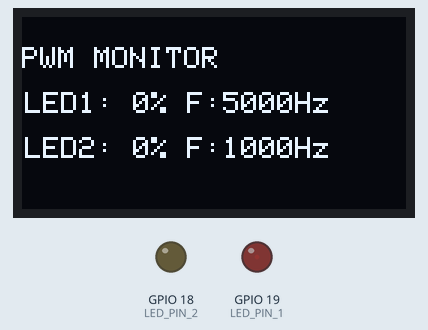
Recording of a program running on a simulated ESP32. Parts: 128×64 one-colour display, output pins drawn as LEDs (lit = HIGH). What the program prints to the serial monitor is not drawn.

Above: at 0.1 s.
At 9.94 s:
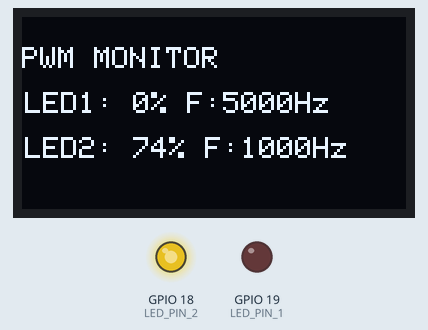
At 19.94 s:
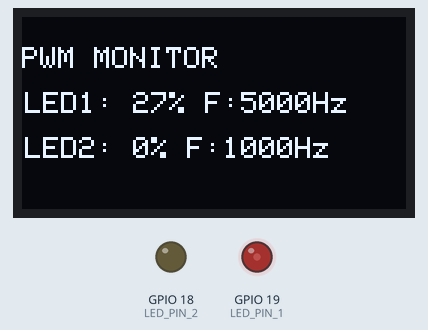
At 39.72 s:
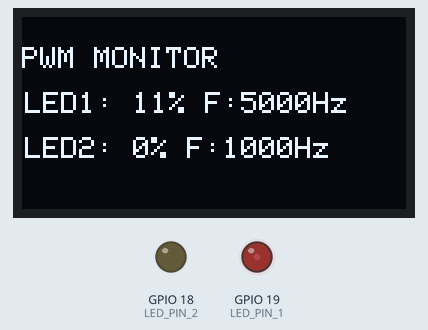
Timing chart, 0 to 40.0 s (numbered marks = the images above):
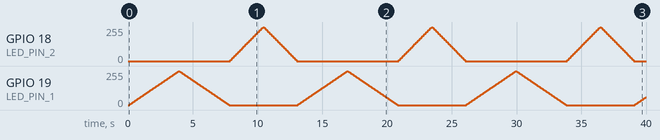

The program:

main.cpp
```cpp
//Baria Shafiq
//24_NTU_CS_FL_1099
// Arduino ke bunyadi functions (delay, Serial, ledc wagera) ke liye
#include <Arduino.h>
// [ADDED #8] OLED ke liye 3 libraries
#include <Wire.h>
#include <Adafruit_GFX.h>
#include <Adafruit_SSD1306.h>

// [CHANGED #1] LED 1 (red) -> GPIO 19, LED 2 (yellow) -> GPIO 18 (diagram.json ke mutabiq)
constexpr uint8_t LED_PIN_1 = 19;
constexpr uint8_t LED_PIN_2 = 18;

// PWM channel number (0 se 15 mein se koi). Core 2 mein channel alag dena parta hai
constexpr uint8_t PWM_CHANNEL_1 = 0;
// [CHANGED #2] 1 ki jagah 2, kyunke channel 0 aur 1 ek timer share karte hain (frequency same ho jati)
constexpr uint8_t PWM_CHANNEL_2 = 2;


// PWM frequency: 5000 Hz yaani ek second mein 5000 baar ON/OFF ka chakkar
// (itni tez ke aankh ko flicker nazar nahi aata)
constexpr uint32_t PWM_FREQUENCY_1 = 5000;
constexpr uint32_t PWM_FREQUENCY_2 = 1000;

// Resolution: 8 bit yaani duty ke 256 darje (0 se 255)
constexpr uint8_t PWM_RESOLUTION = 8;

// Sab se zyada duty: 255 (100% roshni)
constexpr uint16_t PWM_MAX_DUTY = 255;

// [ADDED #3] Duty ab global hai (pehle loop ke andar thi), taake Task 2 mein OLED par dikha sakein
int duty_1 = 0;
int duty_2 = 0;

// [ADDED #9] OLED ki settings: screen 128 x 64, address 0x3C
constexpr uint8_t SCREEN_WIDTH = 128;
constexpr uint8_t SCREEN_HEIGHT = 64;
constexpr uint8_t OLED_ADDRESS = 0x3C;
Adafruit_SSD1306 display(SCREEN_WIDTH, SCREEN_HEIGHT, &Wire, -1);

// [ADDED #10] OLED par dono LEDs ki duty % aur frequency likhta hai
void updateOLED()
{
    // Purani screen saaf karo
    display.clearDisplay();

    display.setCursor(0, 10);
    display.println("PWM MONITOR");

    // LED 1: duty 0 se 255 hoti hai, 255 = 100%, is liye duty * 100 / 255 se percent milta hai
    display.setCursor(1, 25);
    display.print("LED1: ");
    display.print(duty_1 * 100 / PWM_MAX_DUTY);
    display.print("% F:");
    display.print(PWM_FREQUENCY_1);
    display.println("Hz");

    // LED 2: bilkul wahi
    display.setCursor(1, 40);
    display.print("LED2: ");
    display.print(duty_2 * 100 / PWM_MAX_DUTY);
    display.print("% F:");
    display.print(PWM_FREQUENCY_2);
    display.println("Hz");

    // Ab sab kuch asli screen par bhejo (iske baghair screen nahi badalti)
    display.display();
}

void setup()
{
    // Serial Monitor shuru karo (115200 speed), taake messages dekh sakein
    Serial.begin(115200);

    // Channel ki frequency aur resolution set karo.
    // ledcSetup kamyab ho to asal frequency wapas deta hai, fail ho to 0.
    // Is liye "!= 0" se true/false mil jata hai
    bool attached_1 = ledcSetup(
        PWM_CHANNEL_1,        // kaun sa channel
        PWM_FREQUENCY_1,      // kitni frequency
        PWM_RESOLUTION      // kitni resolution
    ) != 0;
        // Agar setup fail hua
    if (!attached_1)
    {
        // [CHANGED #4] message mein LED ka number likha
        Serial.println("ERROR: PWM attachment failed for LED 1.");

        // Yahin hamesha ruk jao (har 1 second baad dobara intezar)
        while (true) { delay(1000); }
    }               // 0 nahi aaya to kamyab
    bool attached_2 = ledcSetup(
        PWM_CHANNEL_2,        // kaun sa channel
        PWM_FREQUENCY_2,      // kitni frequency
        PWM_RESOLUTION      // kitni resolution
    ) != 0;                 // 0 nahi aaya to kamyab

     if (!attached_2)
    {
        // [CHANGED #4] message mein LED ka number likha
        Serial.println("ERROR: PWM attachment failed for LED 2.");

        // Yahin hamesha ruk jao (har 1 second baad dobara intezar)
        while (true) { delay(1000); }
    }

    // LED ke pin ko is PWM channel se jodo.
    // Ab channel ka signal is pin par aayega
    ledcAttachPin(LED_PIN_1, PWM_CHANNEL_1);
    // Shuru mein duty 0 rakho yaani LED band
    ledcWrite(PWM_CHANNEL_1, 0);
    // For led_2
    ledcAttachPin(LED_PIN_2, PWM_CHANNEL_2);
    ledcWrite(PWM_CHANNEL_2, 0);
    // [REMOVED #5] ledcAttachPin aur "Started" message do do dafa tha, ek ek rakha
    // [REMOVED #12] yahan "Started" message dobara tha, neeche wala rakha hai
    Wire.begin(21, 22);
    Wire.setClock(400000);                     // I2C tez karo taake OLED jaldi update ho
    if (!display.begin(SSD1306_SWITCHCAPVCC, OLED_ADDRESS))
    {
        Serial.println("ERROR: OLED not found.");
        while (true) { delay(1000); }
    }
    display.setTextSize(1);
    display.setTextColor(SSD1306_WHITE);
    updateOLED();                              // pehli screen foran dikhao

    Serial.println("ESP32 PWM LED Fade Started");
}

void loop_1()
{
    // FADE IN (LED dheere dheere roshan hogi):
    // duty 0 se shuru ho kar 255 tak 1-1 barhti hai
    // [CHANGED #6] "int duty" ki jagah global duty_1 (baaki loop aap ka hi hai)
    for (duty_1 = 0; duty_1 <= PWM_MAX_DUTY; duty_1++)
    {
        // Is duty ko channel par lagao (duty barhne se LED tez hoti hai)
        ledcWrite(PWM_CHANNEL_1, duty_1);

        // [ADDED #11] har 5 step baad OLED par nayi duty dikhao
        if (duty_1 % 5 == 0) { updateOLED(); }

        // 10 millisecond ruko, taake aankh ko farq nazar aaye
        delay(10);
    }

    // FADE OUT (LED dheere dheere band hogi):
    // duty 255 se ghat kar 0 tak 1-1 kam hoti hai
    for (duty_1 = PWM_MAX_DUTY; duty_1 >= 0; duty_1--)
    {
        // Duty kam hone se LED dheemi hoti jati hai
        ledcWrite(PWM_CHANNEL_1, duty_1);

        // [ADDED #11] har 5 step baad OLED update
        if (duty_1 % 5 == 0) { updateOLED(); }

        // 10 millisecond ruko
        delay(10);
    }
    duty_1 = 0;   // [ADDED #6] loop khatam hone par duty_1 -1 reh jati hai, isay 0 kar diya
}


//For led2
void loop_2()
{
    // FADE IN (LED dheere dheere roshan hogi):
    // duty 0 se shuru ho kar 255 tak 1-1 barhti hai
    // [CHANGED #6] "int duty" ki jagah global duty_2
    for (duty_2 = 0; duty_2 <= PWM_MAX_DUTY; duty_2++)
    {
        // Is duty ko channel par lagao (duty barhne se LED tez hoti hai)
        ledcWrite(PWM_CHANNEL_2, duty_2);

        // [ADDED #11] har 5 step baad OLED update
        if (duty_2 % 5 == 0) { updateOLED(); }

        // 5 millisecond ruko, taake aankh ko farq nazar aaye
        delay(5);
    }

    // FADE OUT (LED dheere dheere band hogi):
    // duty 255 se ghat kar 0 tak 1-1 kam hoti hai
    for (duty_2 = PWM_MAX_DUTY; duty_2 >= 0; duty_2--)
    {
        // Duty kam hone se LED dheemi hoti jati hai
        ledcWrite(PWM_CHANNEL_2, duty_2);

        // [ADDED #11] har 5 step baad OLED update
        if (duty_2 % 5 == 0) { updateOLED(); }

        // 5 millisecond ruko
        delay(5);
    }
    duty_2 = 0;   // [ADDED #6] duty_2 ko 0 kar diya
}

// [ADDED #7] Arduino ko loop() chahiye. Pehle LED 1 fade hogi, phir LED 2
void loop()
{
    loop_1();
    loop_2();
}
```
